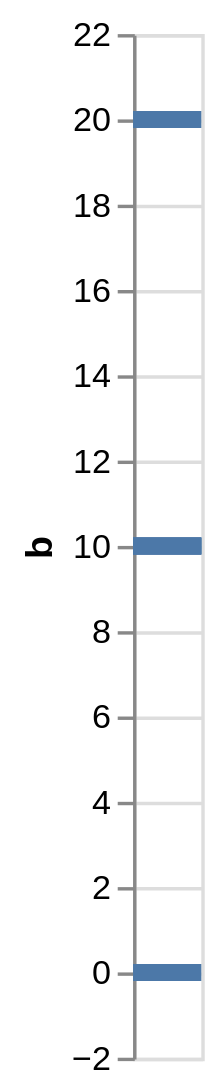

Write the Vega-Lite specification saved for this chart.
### Vega-Lite specification from a JSON file in a GitHub repository (floating-point values rounded to 4 significant figures)
{"$schema": "https://vega.github.io/schema/vega-lite/v5.json", "description": "A simple bar chart with embedded data.", "data": {"values": [{"b": 0}, {"b": 10}, {"b": 10}, {"b": 10}, {"b": 10}, {"b": 20}]}, "mark": {"type": "bar", "orient": "horizontal"}, "encoding": {"y": {"field": "b", "type": "quantitative"}}}
